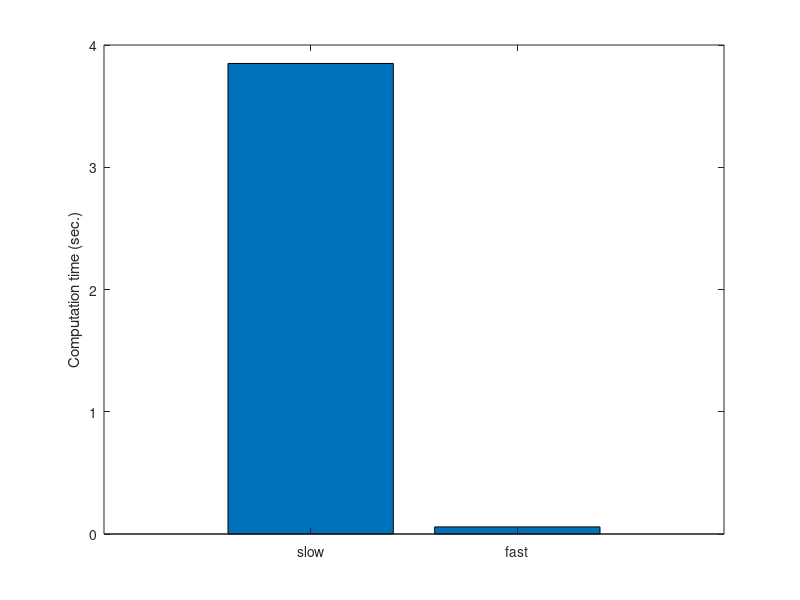
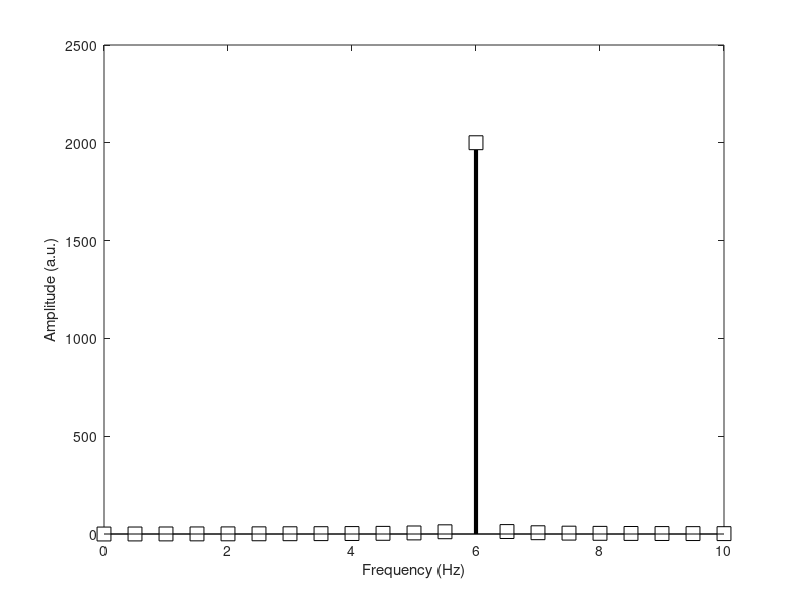
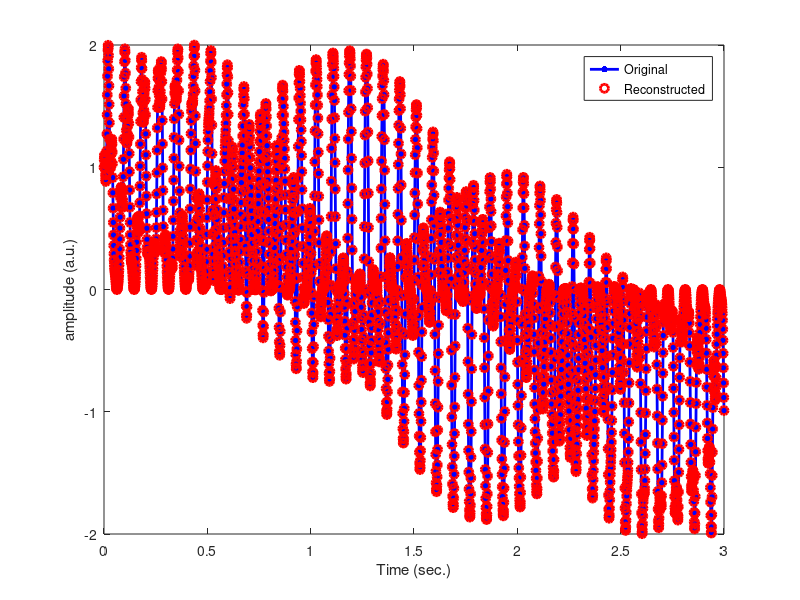
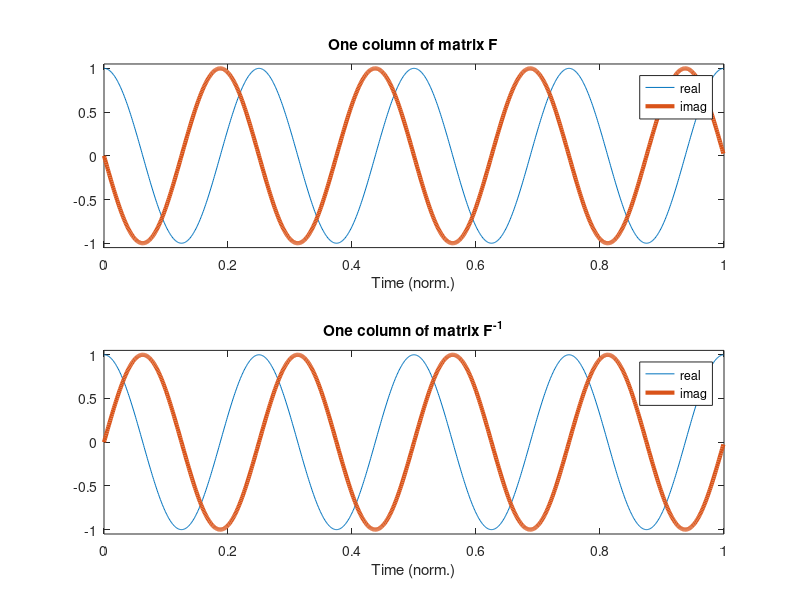

Source code (MATLAB) for these figures, in order:
%%
%     COURSE: Signal processing and image processing in MATLAB and Python
%    SECTION: The fast Fourier transform
%      VIDEO: How the FFT works, speed tests
% Instructor: mikexcohen.com
%
%%

% create the signal
pnts   = 10000; % number of time points
signal = randn(1,pnts);


% start the timer for "slow" Fourier transform
tic;

% prepare the Fourier transform
fourTime = (0:pnts-1)/pnts;
fCoefs   = zeros(size(signal));

for fi=1:pnts
    csw = exp( -1i*2*pi*(fi-1)*fourTime );
    fCoefs(fi) = sum( signal.*csw );
end

% end timer for slow Fourier transform
t(1) = toc;


% time the fast Fourier transform
tic;
fCoefsF = fft(signal);
t(2) = toc;

% and plot
figure(1), clf
bar(t)
set(gca,'xlim',[0 3],'xticklabel',{'slow';'fast'},'xtick',1:2)
ylabel('Computation time (sec.)')

%% fft still need normalizations

srate = 1000;
time  = 0:1/srate:2;
npnts = length(time);

% signal
signal = 2*sin(2*pi*6*time);

% Fourier spectrum
signalX = fft(signal);
hz = linspace(0,srate/2,floor(npnts/2)+1);

% amplitude
ampl = abs(signalX(1:length(hz)));

figure(2), clf
stem(hz,ampl,'ks-','linew',3,'markersize',10,'markerfacecolor','w')

% make plot look a bit nicer
set(gca,'xlim',[0 10])
xlabel('Frequency (Hz)'), ylabel('Amplitude (a.u.)')

%%
%     COURSE: Signal processing and image processing in MATLAB and Python
%    SECTION: The fast Fourier transform
%      VIDEO: The fast inverse Fourier transform
% Instructor: mikexcohen.com
%
%%

% set parameters
srate = 1000;
time  = 0:1/srate:3;

% create multispectral signal
signal  = (1+sin(2*pi*12*time)) .* cos(sin(2*pi*25*time)+time);

% fft
signalX = fft(signal);

% reconstruction via ifft
reconSig = ifft(signalX);

% could also be done in one line:
%reconSig = ifft(fft(signal));

figure(3), clf
plot(time,signal,'b.-','linew',2,'markersize',15)
hold on
plot(time,reconSig,'ro','linewidth',2)
xlabel('Time (sec.)'), ylabel('amplitude (a.u.)')
legend({'Original';'Reconstructed'})
zoom on


%%
%     COURSE: Signal processing and image processing in MATLAB and Python
%    SECTION: The fast Fourier transform
%      VIDEO: The perfection of the Fourier transform
% Instructor: mikexcohen.com
%
%%

pnts = 1000; % number of time points

% prepare the Fourier transform
fourTime = (0:pnts-1)/pnts;
F        = zeros(pnts);

for fi=1:pnts
    
    % create complex sine wave
    csw = exp( -1i*2*pi*(fi-1)*fourTime );
    
    % put csw into column of matrix F
    F(:,fi) = csw;
end

% compute inverse of F (and normalize by N)
Finv = inv(F)*pnts;

% plot one sine wave
figure(4), clf
subplot(211)
plot(fourTime,real(F(:,5)), fourTime,imag(F(:,5)),'linew',3)
xlabel('Time (norm.)')
legend({'real';'imag'})
set(gca,'ylim',[-1.05 1.05])
title('One column of matrix F')

subplot(212)
plot(fourTime,real(Finv(:,5)), fourTime,imag(Finv(:,5)),'linew',3)
xlabel('Time (norm.)')
legend({'real';'imag'})
set(gca,'ylim',[-1.05 1.05])
title('One column of matrix F^{-1}')

%%
%     COURSE: Signal processing and image processing in MATLAB and Python
%    SECTION: The fast Fourier transform
%      VIDEO: Using the fft on matrices
% Instructor: mikexcohen.com
%
%%


% generate multivariate dataset
srate = 400;
time  = (0:srate*2-1)/srate;
npnts = length(time);
nreps = 50;

% dataset is repeated sine waves
data = repmat( sin(2*pi*10*time), nreps,1 );

% FFT of data along each dimension
dataX1 = fft(data,[],1) / npnts;
dataX2 = fft(data,[],2) / npnts;
hz = linspace(0,srate/2,floor(npnts/2)+1);

% check sizes
size(dataX1)
size(dataX2)

% show data and spectra!
figure(5), clf
subplot(311)
imagesc(data)
xlabel('Time'), ylabel('Channel')
title('Time-domain signal')

subplot(312)
stem(hz,mean( 2*abs(dataX1(:,1:length(hz))) ,1),'k')
xlabel('Frequency (??)'), ylabel('Amplitude')
title('FFT over channels')

subplot(313)
stem(hz,mean( 2*abs(dataX2(:,1:length(hz))) ,1),'k')
xlabel('Frequency (Hz)'), ylabel('Amplitude')
title('FFT over time')

%% done.

% Interested in more courses? See sincxpress.com 
% Use code MXC-DISC4ALL for the lowest price for all courses.
